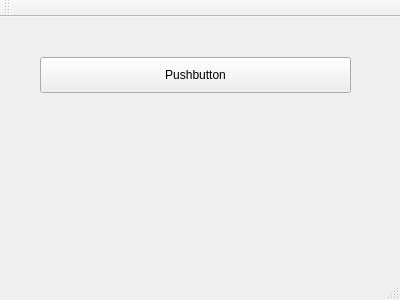
<?xml version="1.0" encoding="UTF-8"?>
<ui version="4.0">
 <class>MainWindow</class>
 <widget class="QMainWindow" name="MainWindow">
  <property name="geometry">
   <rect>
    <x>0</x>
    <y>0</y>
    <width>400</width>
    <height>300</height>
   </rect>
  </property>
  <property name="windowTitle">
   <string>MainWindow</string>
  </property>
  <widget class="QWidget" name="centralWidget">
   <widget class="QPushButton" name="pushButton">
    <property name="geometry">
     <rect>
      <x>40</x>
      <y>40</y>
      <width>311</width>
      <height>36</height>
     </rect>
    </property>
    <property name="text">
     <string>Pushbutton</string>
    </property>
   </widget>
  </widget>
  <widget class="QMenuBar" name="menuBar">
   <property name="geometry">
    <rect>
     <x>0</x>
     <y>0</y>
     <width>400</width>
     <height>28</height>
    </rect>
   </property>
  </widget>
  <widget class="QToolBar" name="mainToolBar">
   <attribute name="toolBarArea">
    <enum>TopToolBarArea</enum>
   </attribute>
   <attribute name="toolBarBreak">
    <bool>false</bool>
   </attribute>
  </widget>
  <widget class="QStatusBar" name="statusBar"/>
 </widget>
 <layoutdefault spacing="6" margin="11"/>
 <resources/>
 <connections/>
</ui>
